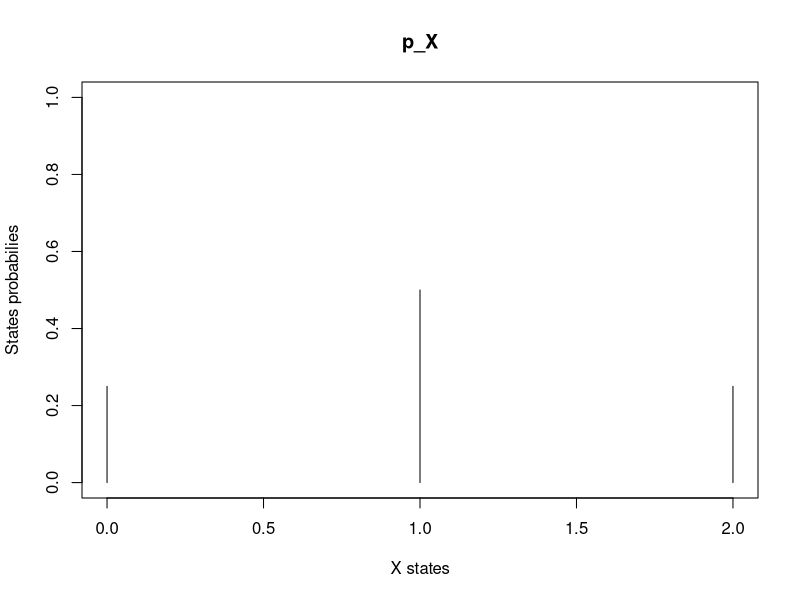
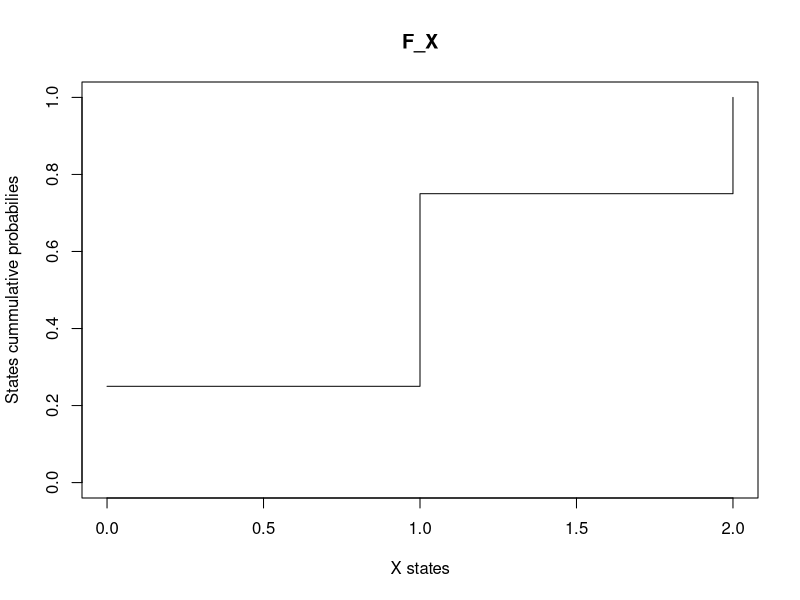
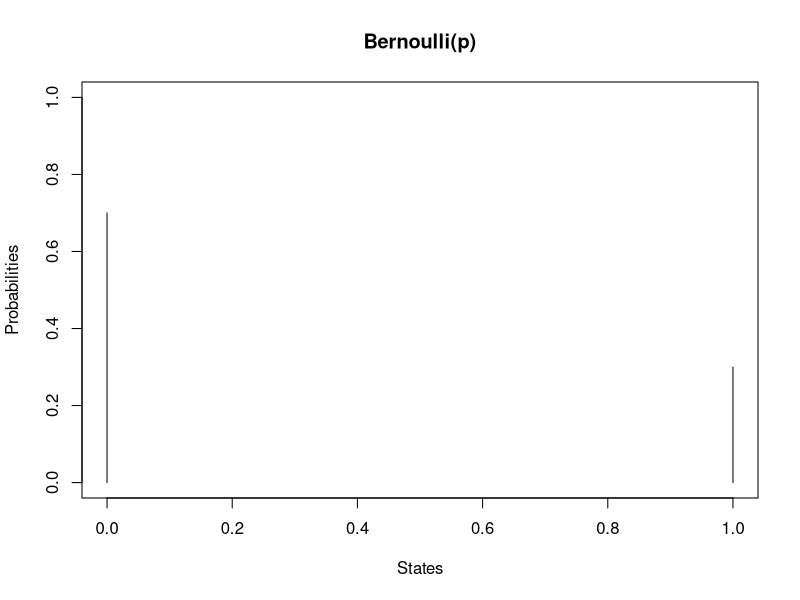
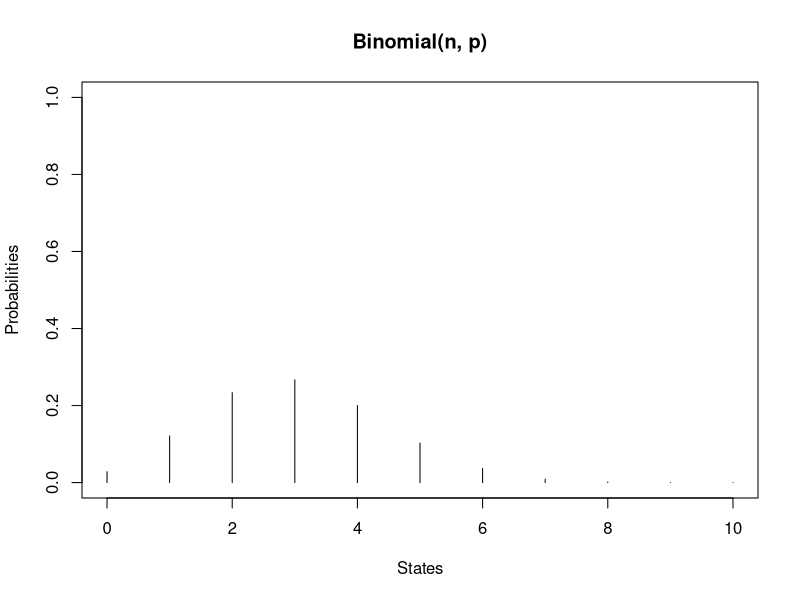
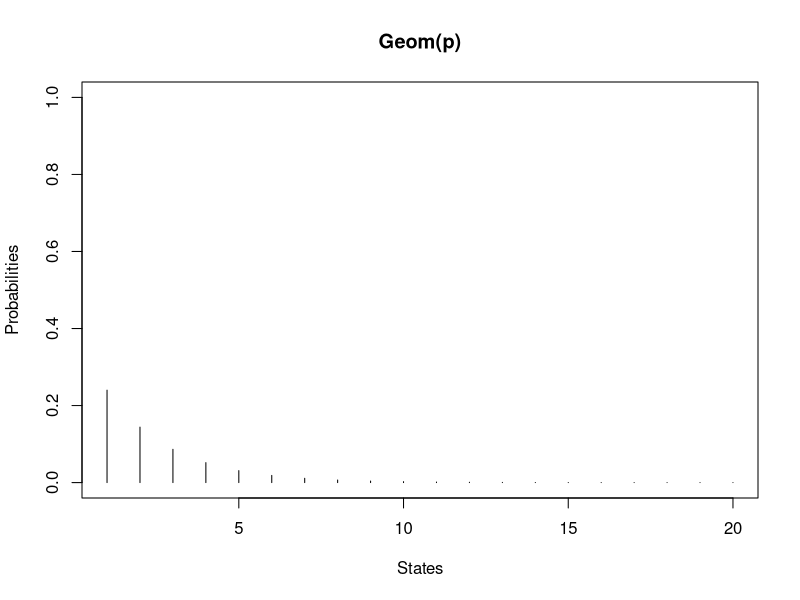
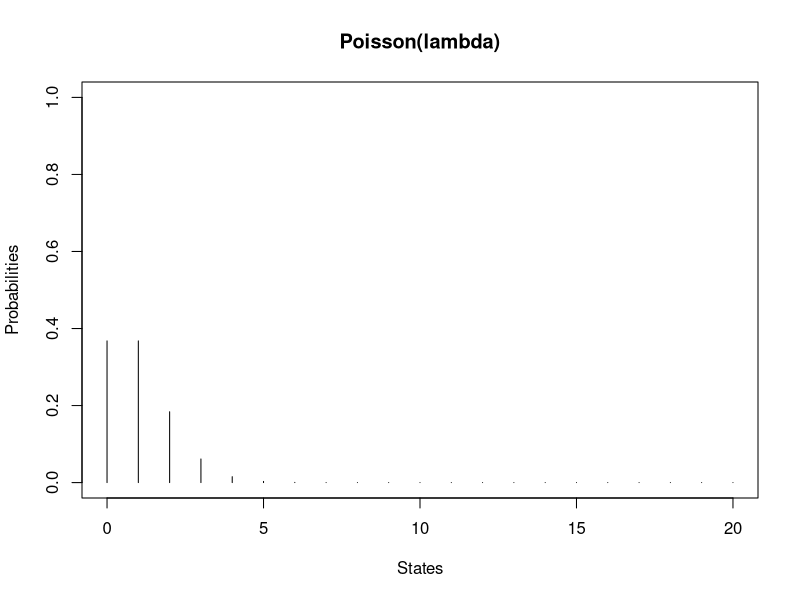

These figures' R source, in order:
## ---- chunk 1
states <- c(0, 1, 2)
probs <- c(1/4, 1/2, 1/4) 
plot(
  states, probs, type = 'h', 
  ylim = c(0,1), main = "p_X",
  xlab = "X states", ylab = "States probabilies"
) 
## ---- chunk 2
plot(
  states, cumsum(probs), type = 's',
  ylim = c(0,1), main = "F_X",
  xlab = "X states", ylab = "States cummulative probabilies"
)
## ---- chunk 3
states <- c(0, 1)
p <- 0.3

plot(
  states, dbinom(states, 1, p), type = 'h',
  ylim = c(0, 1), main = "Bernoulli(p)",
  xlab = "States", ylab = "Probabilities"
)
## ---- chunk 4
n <- 10
states <- 0:n
p <- 0.3

plot(
  states, dbinom(states, n, p), type = 'h',
  ylim = c(0, 1), main = "Binomial(n, p)",
  xlab = "States", ylab = "Probabilities"
)
## ---- chunk 5
n <- 20
states <- 1:n
p <- 0.4

plot(
  states, dgeom(states, p), type = 'h',
  ylim = c(0, 1), main = "Geom(p)",
  xlab = "States", ylab = "Probabilities"
)
## ---- chunk 6
n <- 20
states <- 0:n
lambda <- 1

plot(
  states, dpois(states, lambda), type = 'h',
  ylim = c(0, 1), main = "Poisson(lambda)",
  xlab = "States", ylab = "Probabilities"
)
